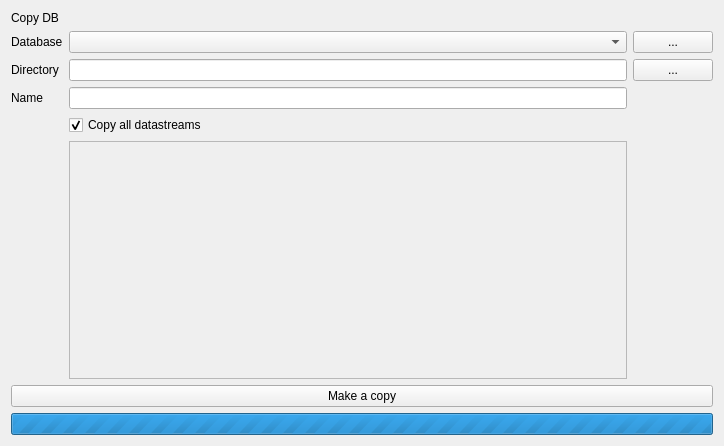
<?xml version="1.0" encoding="UTF-8"?>
<ui version="4.0">
 <class>qtCopyDialog</class>
 <widget class="QWidget" name="qtCopyDialog">
  <property name="geometry">
   <rect>
    <x>0</x>
    <y>0</y>
    <width>724</width>
    <height>446</height>
   </rect>
  </property>
  <property name="windowTitle">
   <string>Form</string>
  </property>
  <layout class="QVBoxLayout" name="verticalLayout" stretch="0,1,0,0">
   <item>
    <widget class="QLabel" name="qtTitleLabel">
     <property name="text">
      <string>Copy DB</string>
     </property>
    </widget>
   </item>
   <item>
    <layout class="QGridLayout" name="gridLayout">
     <item row="0" column="1">
      <widget class="QComboBox" name="qtDatabasePathComboBox"/>
     </item>
     <item row="2" column="2">
      <widget class="QPushButton" name="qtDirectoryPushButton">
       <property name="text">
        <string>...</string>
       </property>
      </widget>
     </item>
     <item row="0" column="2">
      <widget class="QPushButton" name="qtDatabasePushButton">
       <property name="text">
        <string>...</string>
       </property>
      </widget>
     </item>
     <item row="2" column="0">
      <widget class="QLabel" name="label_2">
       <property name="text">
        <string>Directory</string>
       </property>
      </widget>
     </item>
     <item row="6" column="1">
      <widget class="QScrollArea" name="qtDatastreamsScrollArea">
       <property name="widgetResizable">
        <bool>true</bool>
       </property>
       <widget class="QWidget" name="qtDatastreamsListWidget">
        <property name="geometry">
         <rect>
          <x>0</x>
          <y>0</y>
          <width>569</width>
          <height>242</height>
         </rect>
        </property>
        <layout class="QGridLayout" name="gridLayout_2">
         <item row="1" column="0">
          <layout class="QVBoxLayout" name="qtDatastreamsListLayout"/>
         </item>
        </layout>
       </widget>
      </widget>
     </item>
     <item row="2" column="1">
      <widget class="QLineEdit" name="qtDirectoryLineEdit"/>
     </item>
     <item row="3" column="0">
      <widget class="QLabel" name="label_3">
       <property name="text">
        <string>Name</string>
       </property>
      </widget>
     </item>
     <item row="3" column="1">
      <widget class="QLineEdit" name="qtNameLineEdit"/>
     </item>
     <item row="5" column="1">
      <widget class="QCheckBox" name="qtCopyAllCheckBox">
       <property name="text">
        <string>Copy all datastreams</string>
       </property>
       <property name="checked">
        <bool>true</bool>
       </property>
      </widget>
     </item>
     <item row="0" column="0">
      <widget class="QLabel" name="label">
       <property name="text">
        <string>Database</string>
       </property>
      </widget>
     </item>
    </layout>
   </item>
   <item>
    <widget class="QPushButton" name="qtCopyPushButton">
     <property name="text">
      <string>Make a copy</string>
     </property>
    </widget>
   </item>
   <item>
    <widget class="QProgressBar" name="qtProgressBar">
     <property name="maximum">
      <number>0</number>
     </property>
     <property name="value">
      <number>0</number>
     </property>
     <property name="textVisible">
      <bool>false</bool>
     </property>
     <property name="format">
      <string/>
     </property>
    </widget>
   </item>
  </layout>
 </widget>
 <resources/>
 <connections/>
</ui>
